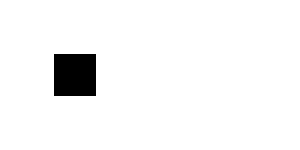
#> input picture gazeinteraction-Practical4/images/load1.png, 100 x 50 px (shown 3 times larger)
$ python VendingMachine.py
#> lines starting #> are read from the running program, lines starting #| are printed output that depends on the picture; after the words box and inside, x2 and y2 are one past the last pixel; in counts of white or black regions, pixels touching at a corner belong together
import numpy as np
import cv2
import itertools
import math


IMG1 = 'images/Snack-machine.jpg'
IMG2 = 'images/Snack-machine2.jpg'
L1 = cv2.imread('images/load1.png')
#> L1 is the input picture: shape (50, 100, 3); 96.1% white; 1 black region, box (x1, y1, x2, y2) and area: (18, 18, 32, 32) 196
L2 = cv2.imread('images/load2.png')
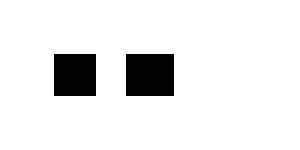
#> input picture gazeinteraction-Practical4/images/load2.png, 100 x 50 px (shown 3 times larger)
#> L2 is the input picture: shape (50, 100, 3); 91.6% white; 2 black regions, box (x1, y1, x2, y2) and area: (42, 18, 58, 32) 224, (18, 18, 32, 32) 196
L3 = cv2.imread('images/load3.png')
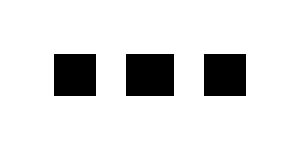
#> input picture gazeinteraction-Practical4/images/load3.png, 100 x 50 px (shown 3 times larger)
#> L3 is the input picture: shape (50, 100, 3); 87.7% white; 3 black regions, box (x1, y1, x2, y2) and area: (42, 18, 58, 32) 224, (18, 18, 32, 32) 196, (68, 18, 82, 32) 196
loadframe = itertools.cycle([L1, L2, L3])
vendoframe = itertools.cycle([IMG1, IMG1, IMG2, IMG2])
DWELL_THRESHOLD = 5
WAIT_LIMIT = 10
DIMENSIONS = [
              [233, 211]
            , [178, 237]
            , [107, 233]
            , [221, 222]
            , [108, 232]
            , [120, 226]
            , [233, 245]
            , [204, 231]
            , [150, 234]
            , [197, 238]
            , [115, 238]
            , [134, 217]
        ]
LOCATIONS = [
              [75, 80]
            , [331, 74]
            , [533, 80]
            , [658, 73]
            , [880, 73]
            , [999, 71]
            , [75, 315]
            , [313, 330]
            , [514, 330]
            , [663, 317]
            , [870, 321]
            , [992, 321]
    ]
place_text = lambda message, img, x_offset, y_offset=0: cv2.putText(img, message, (
            int(img.shape[1] / 2) + x_offset, int(img.shape[0] / 2) - 250 + y_offset), cv2.FONT_HERSHEY_SIMPLEX, 1.0,
                                                           (255, 255, 255),
                                                           3)


class Orbit:
    # [45 lines left out: functions __init__, calculate_pearson, track_orbit, reset, calculate_next_pos, not called in this run]


class Snack:
    # [8 lines left out: function __init__, not called in this run]

    def select(self, selected):
        self.is_selected = selected

    # [12 lines left out: functions highlight, is_hovered, not called in this run]

    def get_snack_image(self):
        return self.snack_image


class VendingMachine:
    # [21 lines left out: function __init__, not called in this run]

    def populate_snackbin(self):
        self.snackbin = [Snack(dim=d, loc=l, index=i) for i, (l, d) in enumerate(zip(LOCATIONS, DIMENSIONS))]

    # [93 lines left out: functions draw, update_orbit_details, update_dwell_details, update_confirm_details, draw_vending_machine, draw_if_hovered and 1 more, not called in this run]
        # else:
            # place_text("Item purchased!", -130)
            # self.activate_purchase()

    def draw_purchase(self, img):
        # draw something cool too i guess
        place_text("PAYMENT SUCCESSFUL!", img, -200, 500)

    def activate_purchase(self):
        self.purchase_confirmed = True

    # [9 lines left out: function draw_orbit, not called in this run]
